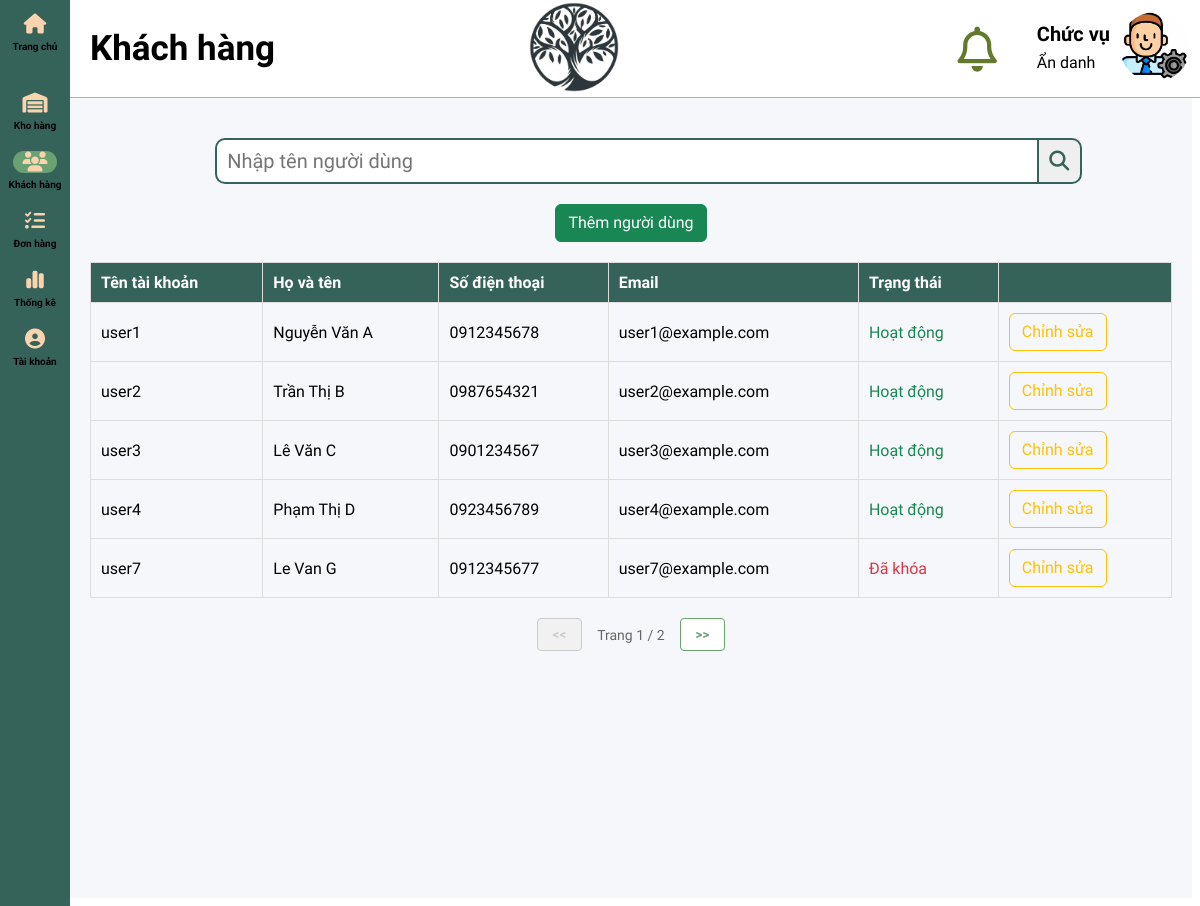
Before: /admin/index/customer.php with the older database file.
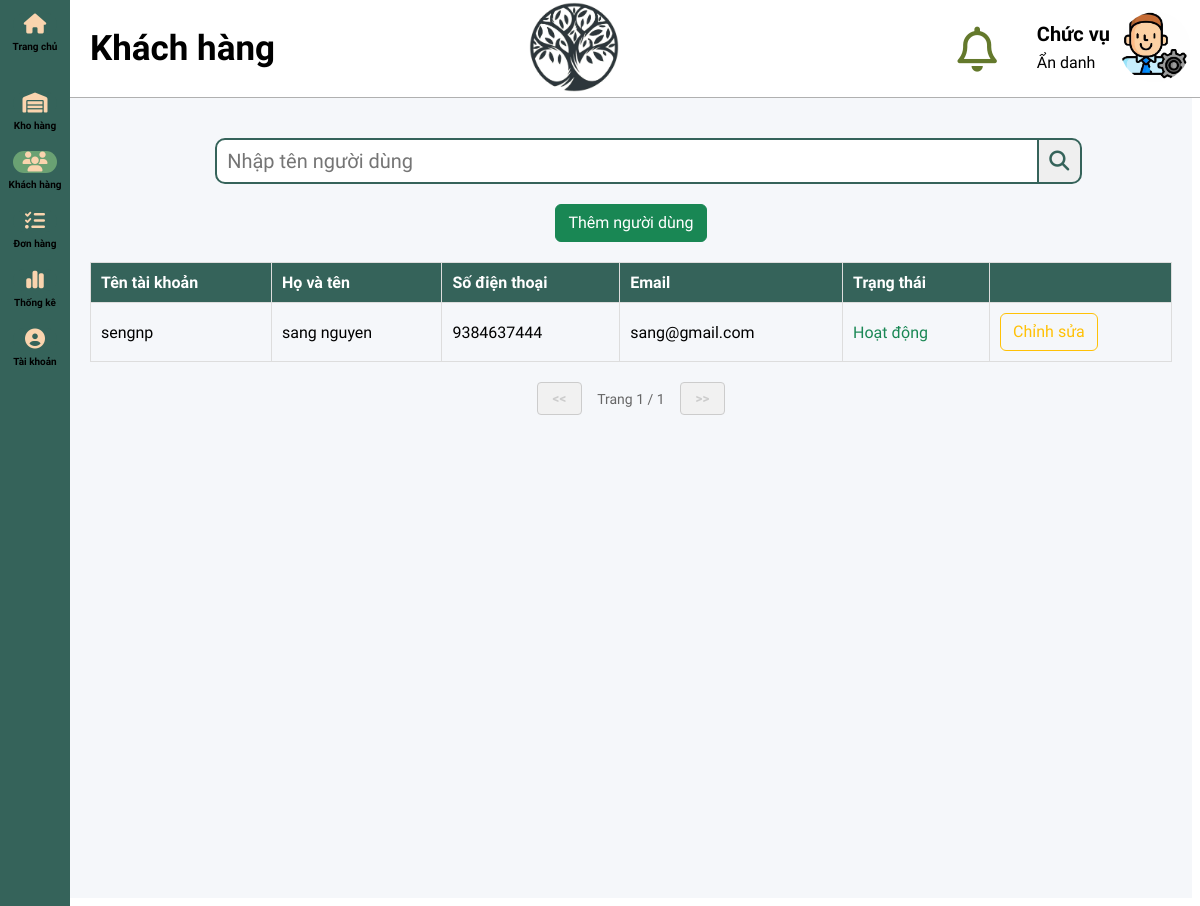
After: the same page with the newer database file.
### tables this page shows
CREATE TABLE `users` (
  `Username` varchar(255) NOT NULL,
  `FullName` varchar(255) NOT NULL,
  `Email` varchar(255) DEFAULT NULL,
  `PasswordHash` varchar(255) NOT NULL,
  `Address` varchar(255) NOT NULL,
  `Province` varchar(255) NOT NULL,
  `District` varchar(255) NOT NULL,
  `Ward` varchar(255) NOT NULL,
  `Role` enum('customer','admin') NOT NULL DEFAULT 'customer',
  `Phone` varchar(100) NOT NULL,
  `Status` enum('Active','Block') NOT NULL DEFAULT 'Active'
);

### admin/index/customer.php (the view, shortened to what the changed rows need)
<!DOCTYPE html>
<html lang="en">
<head>
  <link rel="stylesheet" href="../style/header.css">
  <link rel="stylesheet" href="../style/sidebar.css">
  <link href="../icon/css/all.css" rel="stylesheet">
  <link href="../style/generall.css" rel="stylesheet">
  <link href="../style/main1.css" rel="stylesheet">
  <link href="../style/customer1.css" rel="stylesheet">
  <link href="../style/LogInfo.css" rel="stylesheet">
  <link href="asset/bootstrap/css/bootstrap.min.css" rel="stylesheet">
  <link rel="stylesheet" href="../style/responsiveCustomer.css">
</head>
<body>
  <div class="container-main">
    <div class="left-section-customer">
      <table class="user-table" id="userTable">
        <thead>
          <tr>
            <th>Tên tài khoản</th>
            <th>Họ và tên</th>
            <th>Số điện thoại</th>
            <th>Email</th>
            <th>Trạng thái</th>
            <th></th>
          </tr>
        </thead>
        <tbody>
          <?php
          require_once '../php/connect.php';
          $count_query = "SELECT COUNT(*) as total FROM users WHERE role = 'customer'";
          $count_result = mysqli_query($myconn, $count_query);
          $count_row = mysqli_fetch_assoc($count_result);
          $total_records = $count_row['total'];
          $records_per_page = 5;
          $total_pages = ceil($total_records / $records_per_page);
          $page = isset($_GET['page']) ? $_GET['page'] : 1;
          $offset = ($page - 1) * $records_per_page;
          $sql = "SELECT Username, FullName, Phone, Email, Status FROM users
                             WHERE role = 'customer'
                             LIMIT $offset, $records_per_page";
          $result = mysqli_query($myconn, $sql);
          while ($row = mysqli_fetch_assoc($result)) {
            $statusText = $row['Status'] === 'Active' ? 'Hoạt động' : 'Đã khóa';
            $statusClass = $row['Status'] === 'Active' ? 'text-success' : 'text-danger';
            echo "<tr>";
            echo "<td>" . $row['Username'] . "</td>";
            echo "<td>" . $row['FullName'] . "</td>";
            echo "<td>" . $row['Phone'] . "</td>";
            echo "<td>" . $row['Email'] . "</td>";
            echo "<td class='" . $statusClass . "'>" . $statusText . "</td>";
            echo "<td><button class='btn btn-outline-warning' onclick='showEditUserPopup(\"" . $row['Username'] . "\")'>Chỉnh sửa</button></td>";
            echo "</tr>";
          }
          ?>
        </tbody>
      </table>
      <div class="pagination">
        <?php
        echo "<button onclick='changePage(" . ($page > 1 ? $page - 1 : 1) . ")' class='page-btn' " . ($page == 1 ? 'disabled' : '') . "><<</button>";
        echo "<span id='pageInfo'>Trang $page / $total_pages</span>";
        echo "<button onclick='changePage(" . ($page < $total_pages ? $page + 1 : $total_pages) . ")' class='page-btn' " . ($page == $total_pages ? 'disabled' : '') . ">>></button>";
        ?>
      </div>
    </div>
  </div>
</body>
</html>

Changed rows visible on the page:
removed users: Username "user1", FullName "Nguyễn Văn A", Phone "0912345678", Email "user1@example.com", Status "Hoạt động"
removed users: Username "user2", FullName "Trần Thị B", Phone "0987654321", Email "user2@example.com", Status "Hoạt động"
removed users: Username "user3", FullName "Lê Văn C", Phone "0901234567", Email "user3@example.com", Status "Hoạt động"
removed users: Username "user4", FullName "Phạm Thị D", Phone "0923456789", Email "user4@example.com", Status "Hoạt động"
removed users: Username "user7", FullName "Le Van G", Phone "0912345677", Email "user7@example.com", Status "Đã khóa"
added users: Username "sengnp", FullName "sang nguyen", Phone "9384637444", Email "sang@gmail.com", Status "Hoạt động"
Other visible differences:
$total_pages: "2" → "1"
